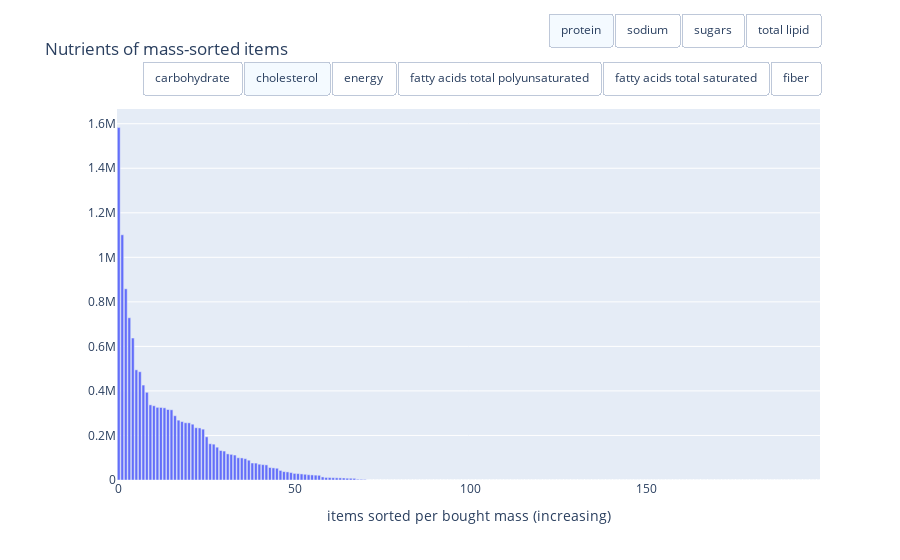

The code cell stored with this chart in its notebook:
### Code cell
# Load dataset
df = pd.read_csv(
    "https://raw.githubusercontent.com/plotly/datasets/master/finance-charts-apple.csv")
df.columns = [col.replace("AAPL.", "") for col in df.columns]

# Initialize figure
fig = go.Figure()

# Add Traces
nut_bools = {}
for i,nut in enumerate(nutriments):
    k = [False] * len(nutriments)
    k[i] = True
    fig.add_trace(
        go.Bar(name='',
               y=shorter_df.sort_values('tot_' + nut,ascending = False)['tot_' + nut],
               hoverinfo  ='text',
               hovertext = shorter_df.sort_values('tot_' + nut,ascending = False)['tot_' + nut].astype(str).values + " " +nut_units.loc[nut][1]
               + '<br>' +shorter_df.sort_values('tot_' + nut,ascending = False).dunn_name.values 
               + '<br>' + shorter_df.sort_values('tot_' + nut,ascending = False).nut_name.values))
              # + '<br>' +shorter_df[])
    nut_bools[nut] = k

fig.update_layout(
    updatemenus=[
        go.layout.Updatemenu(
            type="buttons",
            direction="right",
            active=0,
            x=1,
            y=1.13,
            buttons=list([
                dict(label= nut,
                     method="update",
                     args=[{"visible": nut_bools[nut]},
                           {"annotations": []}]) for nut in nutriments[:6]])),
       go.layout.Updatemenu(
            type="buttons",
            direction="right",
            active=0,
            x=1,
            y=1.26,
            buttons=list([
                dict(label= nut,
                     method="update",
                     args=[{"visible": nut_bools[nut]},
                           {"annotations": []}]) for nut in nutriments[6:]]))
    ])

# Set title
fig.update_layout(
    title_text="Nutrients of mass-sorted items",
    xaxis_domain=[0.05, 1.0],
    xaxis_title="items sorted per bought mass (increasing)",

)

fig.show()

### Figure 1 — Plotly figure (JSON) as saved in the notebook; plotly's stock layout.template omitted (floating-point values rounded to 4 significant figures; data arrays with more than 128 entries replaced by an {"elided": "..."} marker saying what was removed)
{"data": [{"hoverinfo": "text", "hovertext": {"elided": "200 str values"}, "name": "", "type": "bar", "visible": false, "y": {"elided": "200 float values"}}, {"hoverinfo": "text", "hovertext": {"elided": "200 str values"}, "name": "", "type": "bar", "visible": true, "y": {"elided": "200 float values"}}, {"hoverinfo": "text", "hovertext": {"elided": "200 str values"}, "name": "", "type": "bar", "visible": false, "y": {"elided": "200 float values"}}, {"hoverinfo": "text", "hovertext": {"elided": "200 str values"}, "name": "", "type": "bar", "visible": false, "y": {"elided": "200 float values"}}, {"hoverinfo": "text", "hovertext": {"elided": "200 str values"}, "name": "", "type": "bar", "visible": false, "y": {"elided": "200 float values"}}, {"hoverinfo": "text", "hovertext": {"elided": "200 str values"}, "name": "", "type": "bar", "visible": false, "y": {"elided": "200 float values"}}, {"hoverinfo": "text", "hovertext": {"elided": "200 str values"}, "name": "", "type": "bar", "visible": false, "y": {"elided": "200 float values"}}, {"hoverinfo": "text", "hovertext": {"elided": "200 str values"}, "name": "", "type": "bar", "visible": false, "y": {"elided": "200 float values"}}, {"hoverinfo": "text", "hovertext": {"elided": "200 str values"}, "name": "", "type": "bar", "visible": false, "y": {"elided": "200 float values"}}, {"hoverinfo": "text", "hovertext": {"elided": "200 str values"}, "name": "", "type": "bar", "visible": false, "y": {"elided": "200 float values"}}], "layout": {"annotations": [], "autosize": true, "title": {"text": "Nutrients of mass-sorted items"}, "updatemenus": [{"active": 1, "buttons": [{"args": [{"visible": [true, false, false, false, false, false, false, false, false, false]}, {"annotations": []}], "label": "carbohydrate", "method": "update"}, {"args": [{"visible": [false, true, false, false, false, false, false, false, false, false]}, {"annotations": []}], "label": "cholesterol", "method": "update"}, {"args": [{"visible": [false, false, true, false, false, false, false, false, false, false]}, {"annotations": []}], "label": "energy", "method": "update"}, {"args": [{"visible": [false, false, false, true, false, false, false, false, false, false]}, {"annotations": []}], "label": "fatty acids total polyunsaturated", "method": "update"}, {"args": [{"visible": [false, false, false, false, true, false, false, false, false, false]}, {"annotations": []}], "label": "fatty acids total saturated", "method": "update"}, {"args": [{"visible": [false, false, false, false, false, true, false, false, false, false]}, {"annotations": []}], "label": "fiber", "method": "update"}], "direction": "right", "type": "buttons", "x": 1, "y": 1.13}, {"active": 0, "buttons": [{"args": [{"visible": [false, false, false, false, false, false, true, false, false, false]}, {"annotations": []}], "label": "protein", "method": "update"}, {"args": [{"visible": [false, false, false, false, false, false, false, true, false, false]}, {"annotations": []}], "label": "sodium", "method": "update"}, {"args": [{"visible": [false, false, false, false, false, false, false, false, true, false]}, {"annotations": []}], "label": "sugars", "method": "update"}, {"args": [{"visible": [false, false, false, false, false, false, false, false, false, true]}, {"annotations": []}], "label": "total lipid", "method": "update"}], "direction": "right", "type": "buttons", "x": 1, "y": 1.26}], "xaxis": {"autorange": true, "domain": [0.05, 1], "range": [-0.5, 199.5], "title": {"text": "items sorted per bought mass (increasing)"}}, "yaxis": {"autorange": true, "range": [0, 1666000.0], "type": "linear"}}}
